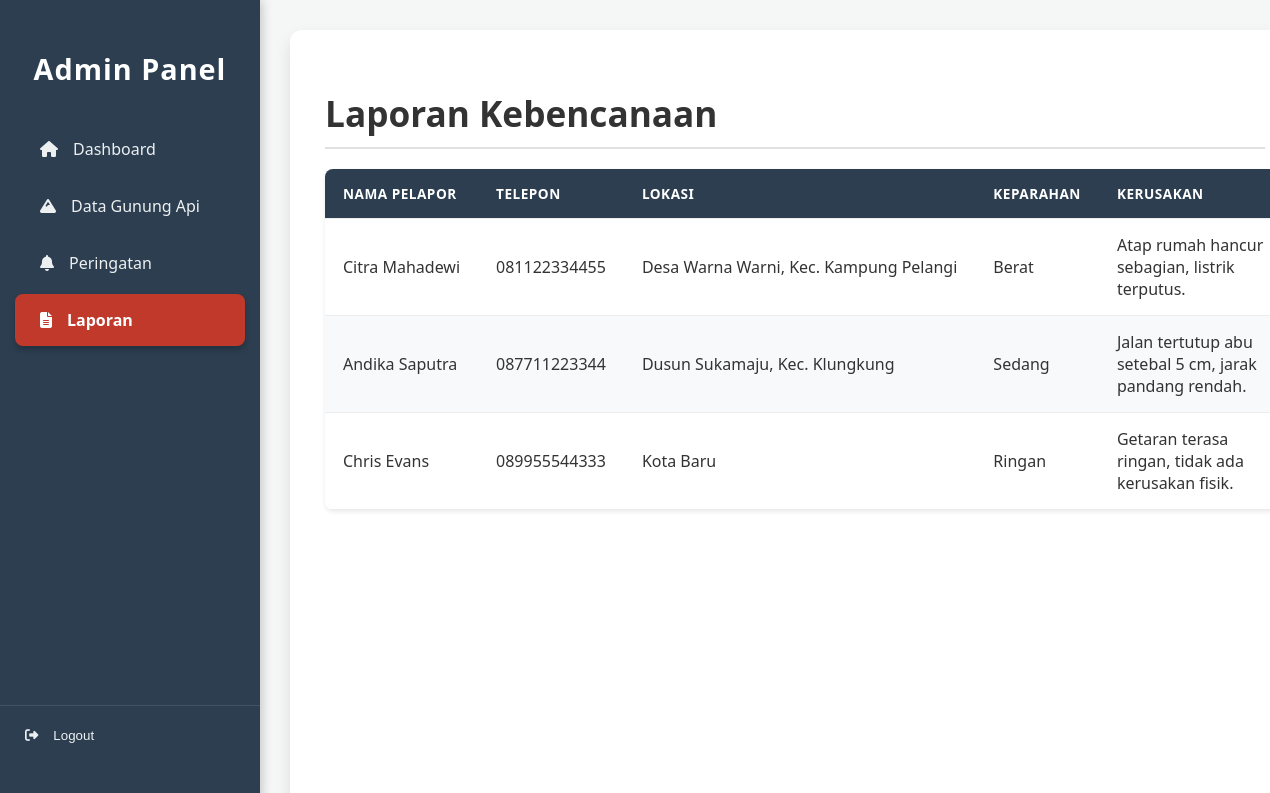
/dashboard_admin.php?page=laporan (signed in), run on the app's committed database.
### tables this page shows
CREATE TABLE `laporan` (
  `id` int(11) NOT NULL,
  `nama_pelapor` varchar(100) NOT NULL,
  `telepon` varchar(20) NOT NULL,
  `lokasi` varchar(255) NOT NULL,
  `keparahan` varchar(50) NOT NULL,
  `kerusakan` text NOT NULL,
  `kebutuhan` varchar(255) NOT NULL,
  `foto_path` varchar(255) DEFAULT NULL,
  `waktu_lapor` datetime NOT NULL,
  `status` enum('Belum Dikonfirmasi','Terkonfirmasi') DEFAULT 'Belum Dikonfirmasi',
  `id_gunung_fk` int(11) DEFAULT NULL
);

### dashboard_admin.php (the view, shortened to what this page needs)
<?php
include 'koneksi.php';
$page = $_GET['page'] ?? 'dashboard';
$result_laporan = $conn->query("SELECT * FROM laporan ORDER BY waktu_lapor DESC");
?>
<!DOCTYPE html>
<html lang="id">
<head>
    <link rel="stylesheet" href="https://cdnjs.cloudflare.com/ajax/libs/font-awesome/6.4.0/css/all.min.css">
    <link rel="stylesheet" href="styles_css/dashboard.css" />
</head>
<body>
    <div class="sidebar">
        <h2>Admin Panel</h2>
        <a href="?page=dashboard" class="<?= $page == 'dashboard' ? 'active' : '' ?>"><i class="fa-solid fa-house"></i> Dashboard</a>
        <a href="?page=gunung" class="<?= $page == 'gunung' ? 'active' : '' ?>"><i class="fa-solid fa-mountain"></i> Data Gunung Api</a>
        <a href="?page=peringatan" class="<?= $page == 'peringatan' ? 'active' : '' ?>"><i class="fa-solid fa-bell"></i> Peringatan</a>
        <a href="?page=laporan" class="<?= $page == 'laporan' ? 'active' : '' ?>"><i class="fa-solid fa-file-lines"></i> Laporan</a>
        <form action="logout.php" method="POST" class="logout-form">
            <button type="submit" class="logout-btn">
                <i class="fa-solid fa-right-from-bracket"></i> Logout
            </button>
        </form>
    </div>
    <div class="main">
        <div id="laporan" class="page" style="display:<?= $page == 'laporan' ? 'block' : 'none' ?>;">
            <h1>Laporan Kebencanaan</h1>
            <table>
                <thead>
                    <tr>
                        <th>Nama Pelapor</th>
                        <th>Telepon</th>
                        <th>Lokasi</th>
                        <th>Keparahan</th>
                        <th>Kerusakan</th>
                    </tr>
                </thead>
                <tbody>
                    <?php
                    if ($result_laporan && $result_laporan->num_rows > 0):
                        while ($row = $result_laporan->fetch_assoc()):
                    ?>
                            <tr>
                                <td><?= htmlspecialchars($row['nama_pelapor']) ?></td>
                                <td><?= htmlspecialchars($row['telepon']) ?></td>
                                <td><?= htmlspecialchars($row['lokasi']) ?></td>
                                <td><?= htmlspecialchars($row['keparahan']) ?></td>
                                <td><?= htmlspecialchars($row['kerusakan']) ?></td>
                            </tr>
                        <?php endwhile;
                    else: ?>
                        <tr>
                            <td colspan="10" style="text-align:center;">Belum ada laporan.</td>
                        </tr>
                    <?php endif; ?>
                </tbody>
            </table>
        </div>
    </div>
</body>
</html>

### styles_css/dashboard.css (style rules this page uses)
:root { --primary-red: #C0392B; --primary-dark: #2C3E50; --text-primary: #333333; --text-secondary: #7F8C8D; --bg-light: #F4F7F6; --bg-white: #FFFFFF; --border-color: #E0E0E0; --shadow-light: 0 2px 4px rgba(0, 0, 0, 0.08); --shadow-heavy: 0 8px 16px rgba(0, 0, 0, 0.1); --color-awas: #E74C3C; --color-siaga: #F39C12; --color-waspada: #F1C40F; --color-normal: #1ABC9C; --color-confirm: #27AE60; --color-action: #3498DB; }
body { font-family: 'Segoe UI', Tahoma, Geneva, Verdana, sans-serif; margin: 0; padding: 0; background-color: var(--bg-light); display: flex; color: var(--text-primary); min-height: 100vh; }
.sidebar { width: 260px; background-color: var(--primary-dark); color: white; padding: 25px 0 35px 0; height: 100vh; position: fixed; display: flex; flex-direction: column; box-shadow: 2px 0 10px rgba(0, 0, 0, 0.2); box-sizing: border-box; }
.sidebar h2 { text-align: center; margin-bottom: 35px; color: var(--bg-white); font-size: 1.8rem; font-weight: 700; padding: 0 20px; letter-spacing: 1px; }
.sidebar a { color: #ECF0F1; text-decoration: none; padding: 15px 25px; margin: 0 15px 5px 15px; border-radius: 8px; transition: background-color 0.3s, color 0.3s; display: flex; align-items: center; gap: 15px; font-size: 1rem; }
.sidebar a.active { background-color: var(--primary-red); font-weight: 600; color: var(--bg-white); box-shadow: 0 4px 6px rgba(0, 0, 0, 0.2); }
.logout-form { margin-top: auto; padding: 10px 0; border-top: 1px solid rgba(255, 255, 255, 0.1); }
.logout-btn { width: 100%; background: none; border: none; color: #ECF0F1; text-align: left; padding: 12px 25px; margin: 0; transition: background-color 0.3s; display: flex; align-items: center; gap: 15px; cursor: pointer; }
.main { margin-left: 260px; padding: 30px; width: calc(100% - 260px); }
.page { background-color: var(--bg-white); padding: 35px; border-radius: 12px; box-shadow: var(--shadow-heavy); min-height: calc(100vh - 60px); }
#laporan { overflow-x: auto; min-height: calc(100vh - 60px); }
h1 { color: var(--text-primary); font-size: 2.2rem; margin-bottom: 15px; border-bottom: 2px solid var(--border-color); padding-bottom: 10px; }
table { width: max-content; min-width: 100%; border-collapse: separate; border-spacing: 0; margin-top: 20px; border-radius: 8px; overflow: hidden; box-shadow: var(--shadow-light); }
td:nth-child(5), td:nth-child(6) { white-space: normal; width: 150px; }
thead th { background-color: var(--primary-dark); color: white; text-transform: uppercase; font-size: 0.85rem; font-weight: 700; letter-spacing: 0.5px; }
tbody tr:nth-child(even) { background-color: #F8F9FA; }

### data on the page
laporan: nama_pelapor "Citra Mahadewi", telepon "081122334455", lokasi "Desa Warna Warni, Kec. Kampung Pelangi", keparahan "Berat", kerusakan "Atap rumah hancur sebagian, listrik terputus."
laporan: nama_pelapor "Andika Saputra", telepon "087711223344", lokasi "Dusun Sukamaju, Kec. Klungkung", keparahan "Sedang", kerusakan "Jalan tertutup abu setebal 5 cm, jarak pandang rendah."
laporan: nama_pelapor "Chris Evans", telepon "089955544333", lokasi "Kota Baru", keparahan "Ringan", kerusakan "Getaran terasa ringan, tidak ada kerusakan fisik."
